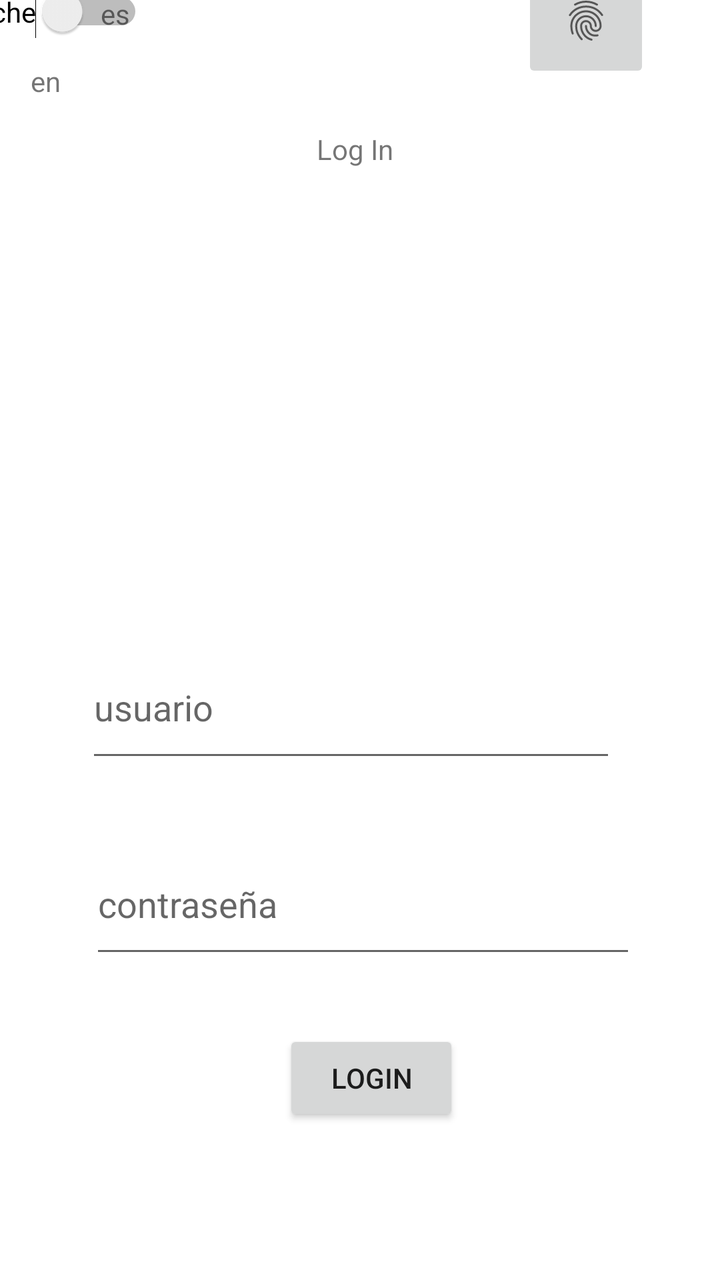
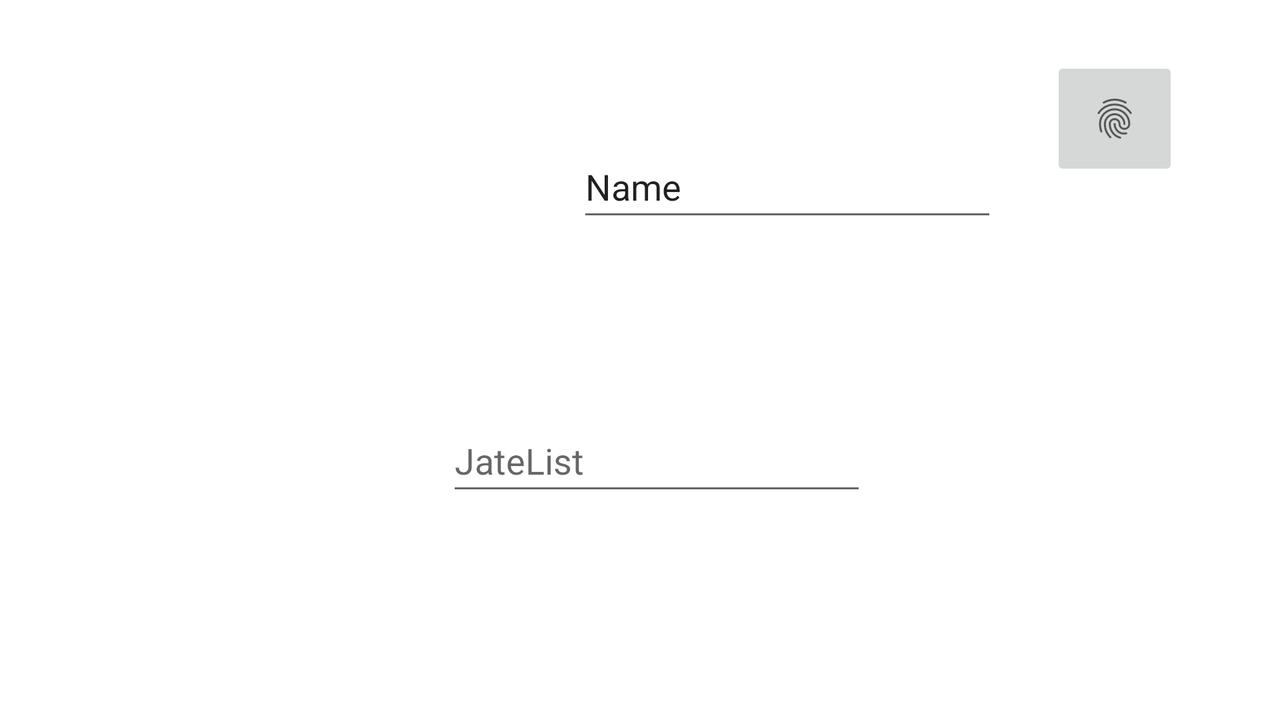

The same Android screen from two of the app's own layout files: first res/layout/ as a phone draws it, then the author's variant for another configuration, drawn on a device whose configuration selects that folder. Both files follow.
<!-- AndroidManifest.xml: application theme Theme.JateList -->
<!-- res/layout/activity_login.xml -->
<?xml version="1.0" encoding="utf-8"?>
<androidx.constraintlayout.widget.ConstraintLayout xmlns:android="http://schemas.android.com/apk/res/android"
    xmlns:app="http://schemas.android.com/apk/res-auto"
    xmlns:tools="http://schemas.android.com/tools"
    android:layout_width="match_parent"
    android:layout_height="match_parent">

    <TextView
        android:id="@+id/appName"
        android:layout_width="wrap_content"
        android:layout_height="wrap_content"
        android:layout_marginStart="174dp"
        android:layout_marginTop="139dp"
        android:layout_marginEnd="179dp"
        android:layout_marginBottom="117dp"
        android:text="Log In"
        app:layout_constraintBottom_toTopOf="@+id/username"
        app:layout_constraintEnd_toEndOf="parent"
        app:layout_constraintStart_toStartOf="parent"
        app:layout_constraintTop_toTopOf="parent" />

    <EditText
        android:id="@+id/password"
        android:layout_width="273dp"
        android:layout_height="67dp"
        android:layout_marginStart="102dp"
        android:layout_marginEnd="99dp"
        android:layout_marginBottom="12dp"
        android:ems="10"
        android:hint="@string/password"
        android:inputType="textPassword"
        app:layout_constraintBottom_toTopOf="@+id/loginButton"
        app:layout_constraintEnd_toEndOf="parent"
        app:layout_constraintStart_toStartOf="parent"
        app:layout_constraintTop_toBottomOf="@+id/username" />

    <EditText
        android:id="@+id/username"
        android:layout_width="265dp"
        android:layout_height="68dp"
        android:layout_marginStart="102dp"
        android:layout_marginTop="117dp"
        android:layout_marginEnd="99dp"
        android:layout_marginBottom="31dp"
        android:ems="10"
        android:hint="@string/username"
        android:inputType="textPersonName"
        app:layout_constraintBottom_toTopOf="@+id/password"
        app:layout_constraintEnd_toEndOf="parent"
        app:layout_constraintHorizontal_bias="0.558"
        app:layout_constraintStart_toStartOf="parent"
        app:layout_constraintTop_toBottomOf="@+id/appName" />

    <Button
        android:id="@+id/loginButton"
        android:layout_width="wrap_content"
        android:layout_height="wrap_content"
        android:layout_marginStart="164dp"
        android:layout_marginTop="19dp"
        android:layout_marginEnd="153dp"
        android:layout_marginBottom="151dp"
        android:text="LogIn"
        app:layout_constraintBottom_toBottomOf="parent"
        app:layout_constraintEnd_toEndOf="parent"
        app:layout_constraintStart_toStartOf="parent"
        app:layout_constraintTop_toBottomOf="@+id/password" />

    <ImageButton
        android:id="@+id/signUp"
        android:layout_width="64dp"
        android:layout_height="62dp"
        android:layout_marginStart="312dp"
        android:layout_marginTop="26dp"
        android:layout_marginEnd="35dp"
        android:layout_marginBottom="277dp"
        android:contentDescription="@string/app_name"
        app:layout_constraintBottom_toTopOf="@+id/username"
        app:layout_constraintEnd_toEndOf="parent"
        app:layout_constraintHorizontal_bias="1.0"
        app:layout_constraintStart_toStartOf="parent"
        app:layout_constraintTop_toTopOf="parent"
        app:layout_constraintVertical_bias="1.0"
        app:srcCompat="?android:attr/fingerprintAuthDrawable" />

    <ImageView
        android:id="@+id/imageView"
        android:layout_width="187dp"
        android:layout_height="155dp"
        android:layout_marginStart="119dp"
        android:layout_marginTop="35dp"
        android:layout_marginEnd="105dp"
        android:layout_marginBottom="44dp"
        app:layout_constraintBottom_toTopOf="@+id/username"
        app:layout_constraintEnd_toEndOf="parent"
        app:layout_constraintStart_toStartOf="parent"
        app:layout_constraintTop_toBottomOf="@+id/appName"
        app:srcCompat="@mipmap/ic_launcher" />

    <Switch
        android:id="@+id/nightMode"
        android:layout_width="wrap_content"
        android:layout_height="wrap_content"
        android:layout_marginStart="5dp"
        android:layout_marginTop="15dp"
        android:layout_marginEnd="217dp"
        android:layout_marginBottom="322dp"
        android:text="@string/mode"
        app:layout_constraintBottom_toTopOf="@+id/username"
        app:layout_constraintEnd_toStartOf="@+id/signUp"
        app:layout_constraintStart_toStartOf="parent"
        app:layout_constraintTop_toTopOf="parent" />

    <TextView
        android:id="@+id/euskera"
        android:layout_width="wrap_content"
        android:layout_height="wrap_content"
        android:layout_marginStart="15dp"
        android:layout_marginTop="12dp"
        android:layout_marginEnd="10dp"
        android:layout_marginBottom="658dp"
        android:clickable="true"
        android:text="eu"
        app:layout_constraintBottom_toBottomOf="parent"
        app:layout_constraintEnd_toStartOf="@+id/ingles"
        app:layout_constraintStart_toStartOf="parent"
        app:layout_constraintTop_toBottomOf="@+id/nightMode"
        app:layout_constraintVertical_bias="0.0" />

    <TextView
        android:id="@+id/ingles"
        android:layout_width="wrap_content"
        android:layout_height="wrap_content"
        android:layout_marginStart="10dp"
        android:layout_marginTop="12dp"
        android:layout_marginEnd="10dp"
        android:layout_marginBottom="658dp"
        android:clickable="true"
        android:text="en"
        app:layout_constraintBottom_toBottomOf="parent"
        app:layout_constraintEnd_toStartOf="@+id/español"
        app:layout_constraintStart_toEndOf="@+id/euskera"
        app:layout_constraintTop_toBottomOf="@+id/nightMode"
        app:layout_constraintVertical_bias="0.0" />

    <TextView
        android:id="@+id/español"
        android:layout_width="wrap_content"
        android:layout_height="wrap_content"
        android:layout_marginStart="10dp"
        android:layout_marginTop="12dp"
        android:layout_marginEnd="330dp"
        android:layout_marginBottom="658dp"
        android:clickable="true"
        android:text="es"
        app:layout_constraintBottom_toBottomOf="parent"
        app:layout_constraintEnd_toEndOf="parent"
        app:layout_constraintStart_toEndOf="@+id/ingles"
        app:layout_constraintTop_toBottomOf="@+id/nightMode" />

</androidx.constraintlayout.widget.ConstraintLayout>
<!-- resources referenced by this layout -->
<resources>
  <string name="app_name">JateList</string>
  <string name="mode">Noche</string>
  <string name="password">contraseña</string>
  <string name="username">usuario</string>
  <style name="Theme.JateList" parent="Theme.MaterialComponents.DayNight.NoActionBar">
          
          <item name="colorPrimary">#9A8DAF</item>
          <item name="colorPrimaryVariant">#4F435E</item>
          <item name="colorOnPrimary">#E1DFE4</item>
          
          <item name="colorSecondary">#D8D2A1</item>
          <item name="colorSecondaryVariant">#CDC363</item>
          <item name="colorOnSecondary">#171917</item>
          
          <item name="android:statusBarColor" tools:targetApi="l">?attr/colorPrimaryVariant</item>
          
  
      </style>
</resources>
<!-- res/layout-land/activity_login.xml (the author's variant of the layout above) -->
<!-- drawn on the phone turned sideways -->
<?xml version="1.0" encoding="utf-8"?>
<androidx.constraintlayout.widget.ConstraintLayout xmlns:android="http://schemas.android.com/apk/res/android"
    xmlns:app="http://schemas.android.com/apk/res-auto"
    xmlns:tools="http://schemas.android.com/tools"
    android:layout_width="match_parent"
    android:layout_height="match_parent">

    <ImageButton
        android:id="@+id/signUp"
        android:layout_width="64dp"
        android:layout_height="62dp"
        android:layout_marginStart="312dp"
        android:layout_marginTop="32dp"
        android:layout_marginEnd="35dp"
        android:layout_marginBottom="277dp"
        android:contentDescription="@string/app_name"
        app:layout_constraintBottom_toTopOf="@+id/username"
        app:layout_constraintEnd_toEndOf="parent"
        app:layout_constraintHorizontal_bias="0.931"
        app:layout_constraintStart_toStartOf="parent"
        app:layout_constraintTop_toTopOf="parent"
        app:layout_constraintVertical_bias="0.012"
        app:srcCompat="?android:attr/fingerprintAuthDrawable" />

    <TextView
        android:id="@+id/appName2"
        android:layout_width="38dp"
        android:layout_height="19dp"
        android:layout_marginStart="377dp"
        android:layout_marginTop="61dp"
        android:layout_marginEnd="195dp"
        android:layout_marginBottom="9dp"
        android:text="Log In"
        app:layout_constraintBottom_toTopOf="@+id/username"
        app:layout_constraintEnd_toStartOf="@+id/signUp"
        app:layout_constraintStart_toStartOf="parent"
        app:layout_constraintTop_toTopOf="parent" />

    <EditText
        android:id="@+id/username"
        android:layout_width="wrap_content"
        android:layout_height="wrap_content"
        android:layout_marginStart="54dp"
        android:layout_marginTop="27dp"
        android:layout_marginEnd="97dp"
        android:layout_marginBottom="46dp"
        android:ems="10"
        android:inputType="textPersonName"
        android:minHeight="48dp"
        android:text="Name"
        app:layout_constraintBottom_toTopOf="@+id/password"
        app:layout_constraintEnd_toStartOf="@+id/signUp"
        app:layout_constraintStart_toEndOf="@+id/imageView"
        app:layout_constraintTop_toBottomOf="@+id/appName2" />

    <EditText
        android:id="@+id/password"
        android:layout_width="210dp"
        android:layout_height="48dp"
        android:layout_marginStart="54dp"
        android:layout_marginTop="43dp"
        android:layout_marginEnd="218dp"
        android:layout_marginBottom="73dp"
        android:ems="10"
        android:hint="@string/app_name"
        android:inputType="textPassword"
        android:minHeight="48dp"
        app:layout_constraintBottom_toTopOf="@+id/loginButton"
        app:layout_constraintEnd_toEndOf="parent"
        app:layout_constraintStart_toEndOf="@+id/imageView"
        app:layout_constraintTop_toBottomOf="@+id/username" />

    <Button
        android:id="@+id/loginButton"
        android:layout_width="94dp"
        android:layout_height="48dp"
        android:layout_marginStart="364dp"
        android:layout_marginTop="32dp"
        android:layout_marginEnd="273dp"
        android:layout_marginBottom="3dp"
        android:text="Button"
        app:layout_constraintBottom_toBottomOf="parent"
        app:layout_constraintEnd_toEndOf="parent"
        app:layout_constraintHorizontal_bias="0.0"
        app:layout_constraintStart_toStartOf="parent"
        app:layout_constraintTop_toBottomOf="@+id/password" />

    <ImageView
        android:id="@+id/imageView"
        android:layout_width="197dp"
        android:layout_height="163dp"
        android:layout_marginStart="54dp"
        android:layout_marginTop="92dp"
        android:layout_marginEnd="54dp"
        android:layout_marginBottom="156dp"
        app:layout_constraintBottom_toBottomOf="parent"
        app:layout_constraintEnd_toStartOf="@+id/username"
        app:layout_constraintStart_toStartOf="parent"
        app:layout_constraintTop_toTopOf="parent"
        app:srcCompat="@mipmap/ic_launcher" />

</androidx.constraintlayout.widget.ConstraintLayout>
<!-- resources referenced by the variant -->
<!-- as the phone turned sideways resolves them -->
<resources>
  <string name="app_name">JateList</string>
  <style name="Theme.JateList" parent="Theme.MaterialComponents.DayNight.NoActionBar">
          
          <item name="colorPrimary">#9A8DAF</item>
          <item name="colorPrimaryVariant">#4F435E</item>
          <item name="colorOnPrimary">#E1DFE4</item>
          
          <item name="colorSecondary">#D8D2A1</item>
          <item name="colorSecondaryVariant">#CDC363</item>
          <item name="colorOnSecondary">#171917</item>
          
          <item name="android:statusBarColor" tools:targetApi="l">?attr/colorPrimaryVariant</item>
          
  
      </style>
</resources>
